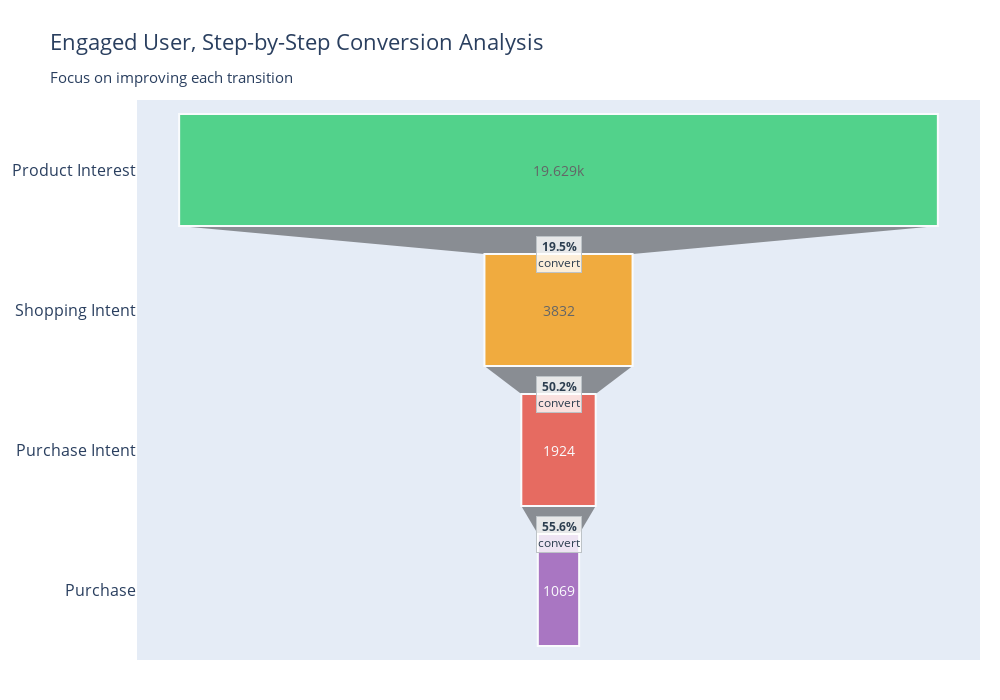

Source (notebook cell):
### Markdown cell above
# The Original Funnel is Visually Unappealing 
* The Lowest Stages Have 2% and 1% Conversion Rates
## Instead...
* Focus in on Engaged Users by Starting with Item Views
* Highlight the Step by Step Conversion Rate Rather than the Overall Conversion Rate

### Code cell
# Focus on only the engaged steps and on step-by-step improvements rather than overall conversion
step_conversion_data = {
    # 'stage': event_names[1:],
    'stage': ['Product Interest', 'Shopping Intent', 'Purchase Intent', 'Purchase'],
    'users': unique_users[1:],
    'step_rates': step2step_cvr[1:]  # Conversion from previous step
}

fig = go.Figure()

# Add funnel
fig.add_trace(go.Funnel(
    y=step_conversion_data['stage'],
    x=step_conversion_data['users'],
    textposition="inside",
    textinfo="value",
    textfont_size=14,
    opacity=0.8,
    marker={
        "color": ["#2ecc71", "#f39c12", "#e74c3c", "#9b59b6"],
        "line": {"width": 2, "color": "white"}
    }
))

# Add step conversion rate annotations
for i, (stage, rate) in enumerate(zip(step_conversion_data['stage'][1:], 
                                     step_conversion_data['step_rates'][1:])):
    fig.add_annotation(
        x=0,
        y=i+0.6,
        text=f"<b>{rate:.1f}%</b><br>convert",
        showarrow=False,
        font=dict(size=12, color="#2c3e50"),
        bgcolor="rgba(255,255,255,0.8)",
        bordercolor="#bdc3c7",
        borderwidth=1,
        xanchor="center"
    )

fig.update_layout(
    title="Engaged User, Step-by-Step Conversion Analysis<br><sub>Focus on improving each transition</sub>",
    font_size=16,
    width=1000,
    height=700,
    margin=dict(l=20, r=20, t=100, b=40)
)

fig.show()

### Figure 1 — Plotly figure (JSON) as saved in the notebook; plotly's stock layout.template omitted (floating-point values rounded to 4 significant figures)
{"data": [{"marker": {"color": ["#2ecc71", "#f39c12", "#e74c3c", "#9b59b6"], "line": {"color": "white", "width": 2}}, "opacity": 0.8, "textfont": {"size": 14}, "textinfo": "value", "textposition": "inside", "type": "funnel", "x": [19629, 3832, 1924, 1069], "y": ["Product Interest", "Shopping Intent", "Purchase Intent", "Purchase"]}], "layout": {"annotations": [{"bgcolor": "rgba(255,255,255,0.8)", "bordercolor": "#bdc3c7", "borderwidth": 1, "font": {"color": "#2c3e50", "size": 12}, "showarrow": false, "text": "<b>19.5%</b><br>convert", "x": 0, "xanchor": "center", "y": 0.6}, {"bgcolor": "rgba(255,255,255,0.8)", "bordercolor": "#bdc3c7", "borderwidth": 1, "font": {"color": "#2c3e50", "size": 12}, "showarrow": false, "text": "<b>50.2%</b><br>convert", "x": 0, "xanchor": "center", "y": 1.6}, {"bgcolor": "rgba(255,255,255,0.8)", "bordercolor": "#bdc3c7", "borderwidth": 1, "font": {"color": "#2c3e50", "size": 12}, "showarrow": false, "text": "<b>55.6%</b><br>convert", "x": 0, "xanchor": "center", "y": 2.6}], "font": {"size": 16}, "height": 700, "margin": {"b": 40, "l": 20, "r": 20, "t": 100}, "title": {"text": "Engaged User, Step-by-Step Conversion Analysis<br><sub>Focus on improving each transition</sub>"}, "width": 1000, "xaxis": {"autorange": true, "range": [-10905, 10905], "type": "linear"}, "yaxis": {"autorange": true, "range": [3.5, -0.5], "type": "category"}}}
